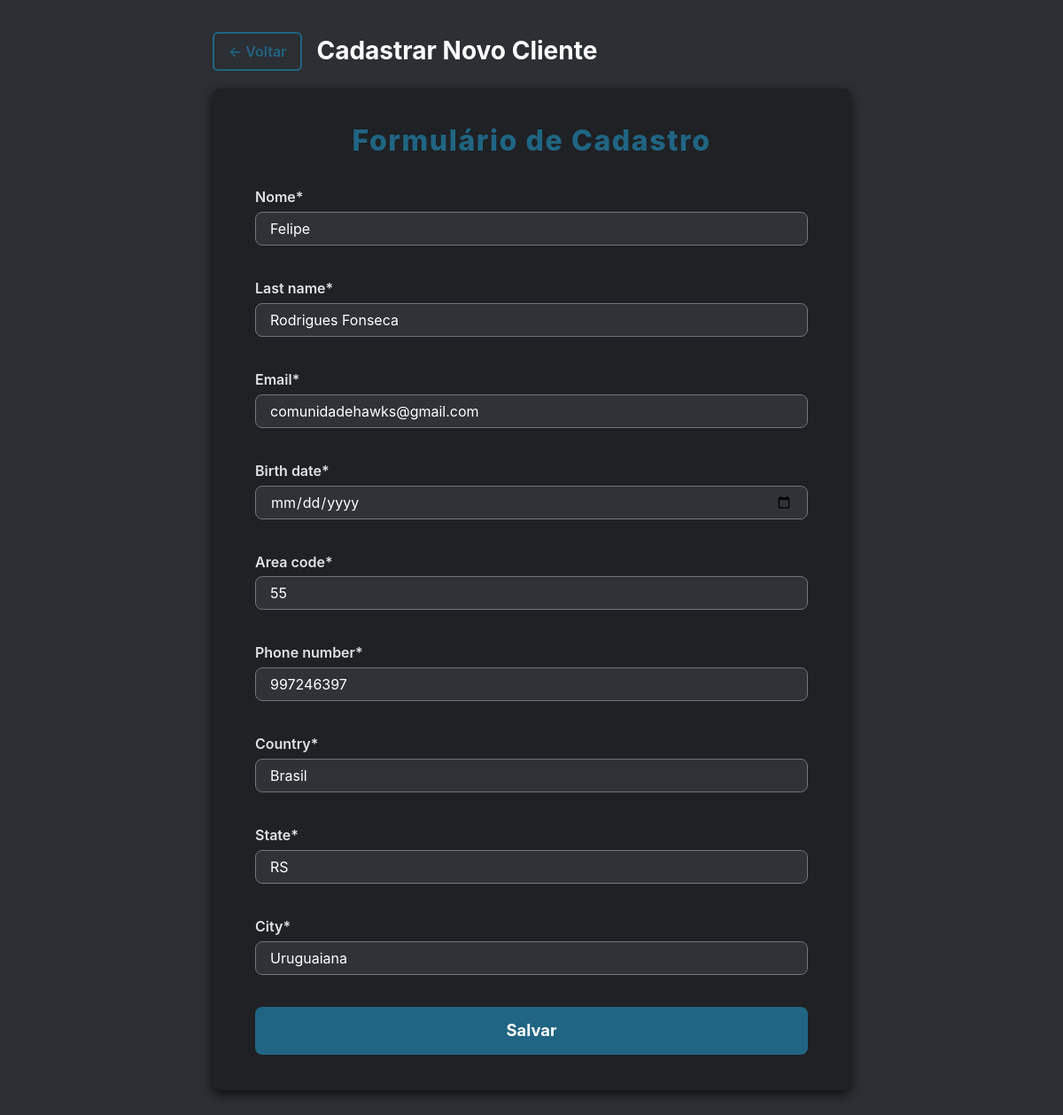
Page /customer/11/ on the committed database.
### customers/models.py (models this page shows, shortened)
class Customer(models.Model):
    first_name = models.CharField(max_length=30)
    last_name = models.CharField(max_length=50)
    email = models.EmailField()
    birth_date = models.DateField()
    area_code = models.CharField(max_length=3)
    phone_number = models.CharField(max_length=9)
    country = models.CharField(max_length=30)
    state = models.CharField(max_length=30)
    city = models.CharField(max_length=30)
    create_date = models.DateTimeField(auto_now_add=True) #Registra a data de criação do objeto no banco de dados
    update_date = models.DateTimeField(auto_now=True) #Registra a data da alteração na tabela no banco de dados
    active = models.BooleanField(default=True) #desativa o cliente sem deletar todo o histórico de informações do cliente.
    class Meta:
        db_table = 'customer'

### customers/views.py (the view, shortened to what this page needs)
# urls.py: path('<int:id>/', CustomerUpdateView.as_view(), name='customer-update'),
class CustomerUpdateView(UpdateView):
    template_name = 'customer/customer.html'
    form_class = CustomerForms
    def get_object(self):
        id = self.kwargs.get('id')
        return get_object_or_404(Customer, id=id)

### customers/forms.py
class CustomerForms(forms.ModelForm):
    first_name = forms.CharField(label='Nome')
    last_name = forms.CharField()
    email = forms.EmailField()
    birth_date = forms.DateField(widget=DateInput)
    area_code = forms.RegexField(
        regex=r"^\+?1?[0-9]{2}$",
        error_messages={"invalid": 'Número de DDD inválido.'}
    )
    phone_number = forms.RegexField(
        regex=r"^\+?1?[0-9]{9,15}$",
        error_messages={"invalid": 'Número de DDD inválido.'}
    )
    country = forms.CharField()
    state = forms.CharField()
    city = forms.CharField()
    class Meta:
        model = Customer
        fields = (
            'first_name',
            'last_name',
            'email',
            'birth_date',
            'area_code',
            'phone_number',
            'country',
            'state',
            'city',
        )

### customers/templates/customer/customer.html (shortened to what this page needs)
{% load crispy_forms_tags %}
{% load static %}
<!DOCTYPE html>
<html lang="pt-BR">
<head>
    <link href="{% static 'css/bootstrap.min.css' %}" rel="stylesheet" />
</head>
<body>
    <header>
        <a href="{% url 'customer:customer-list' %}" aria-label="Voltar para cadastro de clientes">&larr; Voltar</a>
        <h2>Cadastrar Novo Cliente</h2>
    </header>
    <main role="main" aria-labelledby="page-title">
        <h1 id="page-title">Formulário de Cadastro</h1>
        <form method="POST" novalidate>
            {{ form|crispy }}
            <button type="submit" class="btn btn-primary" aria-label="Salvar novo cliente">Salvar</button>
        </form>
    </main>
</body>
</html>

### customers/templates/customer/customer.html (style rules this page uses)
:root { --gray-dark: #2c2f33; --gray-medium: #72767d; --gray-light: #dfe3e6; --blue-petroleum: #206583; --white: #ffffff; }
*, *::before, *::after { box-sizing: border-box; }
body { margin: 0; font-family: "Inter", -apple-system, BlinkMacSystemFont, "Segoe UI", Roboto, Helvetica, Arial, sans-serif; background-color: var(--gray-dark); color: var(--white); min-height: 100vh; display: flex; flex-direction: column; align-items: center; padding: 1rem; }
header { width: 100%; max-width: 720px; display: flex; align-items: center; gap: 1rem; padding: 1.25rem 0; }
header a { color: var(--blue-petroleum); border: 2px solid var(--blue-petroleum); padding: 0.5rem 1rem; border-radius: 0.375rem; text-decoration: none; font-weight: 600; transition: background-color 0.3s ease, color 0.3s ease; }
header h2 { margin: 0; font-weight: 700; font-size: 1.75rem; color: var(--white); user-select: none; }
main { background-color: #1f2124; border-radius: 0.5rem; box-shadow: 0 4px 12px rgba(0,0,0,0.75); width: 100%; max-width: 720px; padding: 2.5rem 3rem; box-sizing: border-box; margin-bottom: 2rem; }
h1#page-title { margin-top: 0; margin-bottom: 2rem; font-weight: 800; font-size: 2rem; color: var(--blue-petroleum); text-align: center; letter-spacing: 0.05em; }
form { display: flex; flex-direction: column; gap: 1.25rem; }
button.btn-primary { background-color: var(--blue-petroleum); border: none; color: var(--white); font-weight: 700; padding: 0.85rem 0; border-radius: 0.5rem; font-size: 1.15rem; cursor: pointer; transition: background-color 0.3s ease; user-select: none; }
input, select, textarea { background-color: #2f3237 !important; border: 1.5px solid var(--gray-medium) !important; border-radius: 0.5rem !important; color: var(--white) !important; padding: 0.7rem 1rem !important; font-size: 1rem !important; transition: border-color 0.3s ease !important; }
label { font-weight: 600; margin-bottom: 0.3rem; display: inline-block; color: var(--gray-light); }

### rows in the picture
Customer: first_name "Felipe", last_name "Rodrigues Fonseca", email "comunidadehawks@gmail.com", area_code "55", phone_number "997246397", country "Brasil", state "RS", city "Uruguaiana"
